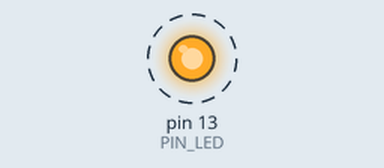
Simulated run of this sketch. Board: Arduino Uno, built with avr-gcc and run on an emulated ATmega328P. Shown: output pins drawn as LEDs (lit = HIGH). Dashed ring = blinking. What the sketch prints to the serial monitor is not drawn.

Above: at 0.5 s.
Timing chart, 0 to 4.6 s (numbered marks = the images above):
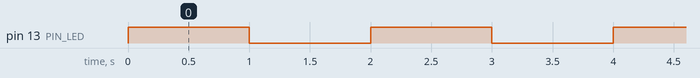

The sketch:

04_example_3.ino
```cpp
#define PIN_LED 13
unsigned int count;

void setup() {
  pinMode(PIN_LED, OUTPUT);
  Serial.begin(9600);
  count=0;
  while(!Serial)
  {
    ;
  }
  Serial.println("Hello World!");
  digitalWrite(PIN_LED, 0);
}

void loop() {
 Serial.println(++count);
 analogWrite(PIN_LED, 250);
 delay(1000);

 analogWrite(PIN_LED,LOW);
 delay(1000);
}
```

Measured:
- by itself, pin 13 (PIN_LED): alternates HIGH for 1.0 s and LOW for 1.0 s
